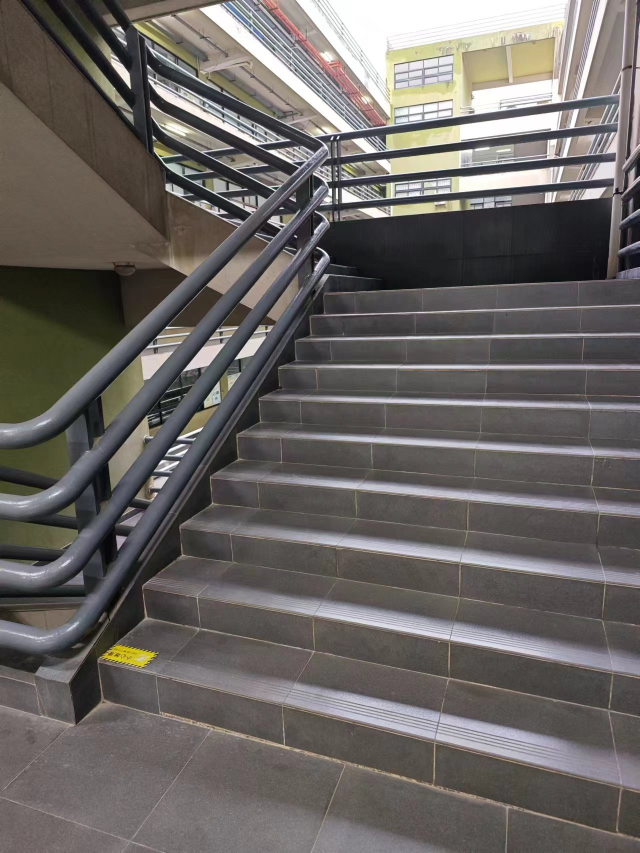
#> input picture sourcecode/masterdevice/import_img/stair2.jpg, 1279 x 1706 px, found by its file name (shown at 1/2 size)
$ python stairsDetector.py
#> lines starting #> are read from the running program, lines starting #| are printed output that depends on the picture
### sourcecode/masterdevice/PhytiumMasterProject202403/classes/yolov5v8.py
# -*- coding: utf-8 -*-
# yolov5v8.py
# 基于YOLOv8算法目标框，实现单目测距转换
# by Lawrence Leung 2024

import os
import cv2
import numpy as np
import onnxruntime
import time
from classes import coordination

# OpenImagesv7数据集的800个label classes，在此列出来
ClassesOpenImagesv7 = ['Accordion', 'Adhesive tape', 'Aircraft', 'Airplane', 'Alarm clock', 'Alpaca', 'Ambulance', 'Animal', 'Ant',
           'Antelope', 'Apple', 'Armadillo', 'Artichoke', 'Auto part', 'Axe', 'Backpack', 'Bagel', 'Baked goods',
           'Balance beam', 'Ball', 'Balloon', 'Banana', 'Band-aid', 'Banjo', 'Barge', 'Barrel', 'Baseball bat',
           'Baseball glove', 'Bat (Animal)', 'Bathroom accessory', 'Bathroom cabinet', 'Bathtub', 'Beaker', 'Bear',
           'Bed', 'Bee', 'Beehive', 'Beer', 'Beetle', 'Bell pepper', 'Belt', 'Bench', 'Bicycle', 'Bicycle helmet',
           'Bicycle wheel', 'Bidet', 'Billboard', 'Billiard table', 'Binoculars', 'Bird', 'Blender', 'Blue jay', 'Boat',
           'Bomb', 'Book', 'Bookcase', 'Boot', 'Bottle', 'Bottle opener', 'Bow and arrow', 'Bowl', 'Bowling equipment',
           'Box', 'Boy', 'Brassiere', 'Bread', 'Briefcase', 'Broccoli', 'Bronze sculpture', 'Brown bear', 'Building',
           'Bull', 'Burrito', 'Bus', 'Bust', 'Butterfly', 'Cabbage', 'Cabinetry', 'Cake', 'Cake stand', 'Calculator',
           'Camel', 'Camera', 'Can opener', 'Canary', 'Candle', 'Candy', 'Cannon', 'Canoe', 'Cantaloupe', 'Car',
           'Carnivore', 'Carrot', 'Cart', 'Cassette deck', 'Castle', 'Cat', 'Cat furniture', 'Caterpillar', 'Cattle',
                       'Ceiling fan', 'Cello', 'Centipede', 'Chainsaw', 'Chair', 'Cheese', 'Cheetah', 'Chest of drawers', 'Chicken',
                       'Chime', 'Chisel', 'Chopsticks', 'Christmas tree', 'Clock', 'Closet', 'Clothing', 'Coat', 'Cocktail',
                       'Cocktail shaker', 'Coconut', 'Coffee', 'Coffee cup', 'Coffee table', 'Coffeemaker', 'Coin', 'Common fig',
                       'Common sunflower', 'Computer keyboard', 'Computer monitor', 'Computer mouse', 'Container', 'Convenience store',
                       'Cookie', 'Cooking spray', 'Corded phone', 'Cosmetics', 'Couch', 'Countertop', 'Cowboy hat', 'Crab', 'Cream',
                       'Cricket ball', 'Crocodile', 'Croissant', 'Crown', 'Crutch', 'Cucumber', 'Cupboard', 'Curtain', 'Cutting board',
                       'Dagger', 'Dairy Product', 'Deer', 'Desk', 'Dessert', 'Diaper', 'Dice', 'Digital clock', 'Dinosaur',
                       'Dishwasher', 'Dog', 'Dog bed', 'Doll', 'Dolphin', 'Door', 'Door handle', 'Doughnut', 'Dragonfly', 'Drawer',
                       'Dress', 'Drill (Tool)', 'Drink', 'Drinking straw', 'Drum', 'Duck', 'Dumbbell', 'Eagle', 'Earrings',
                       'Egg (Food)', 'Elephant', 'Envelope', 'Eraser', 'Face powder', 'Facial tissue holder', 'Falcon',
                       'Fashion accessory', 'Fast food', 'Fax', 'Fedora', 'Filing cabinet', 'Fire hydrant', 'Fireplace', 'Fish',
                       'Flag', 'Flashlight', 'Flower', 'Flowerpot', 'Flute', 'Flying disc', 'Food', 'Food processor', 'Football',
                       'Football helmet', 'Footwear', 'Fork', 'Fountain', 'Fox', 'French fries', 'French horn', 'Frog', 'Fruit',
                       'Frying pan', 'Furniture', 'Garden Asparagus', 'Gas stove', 'Giraffe', 'Girl', 'Glasses', 'Glove', 'Goat',
                       'Goggles', 'Goldfish', 'Golf ball', 'Golf cart', 'Gondola', 'Goose', 'Grape', 'Grapefruit', 'Grinder',
                       'Guacamole', 'Guitar', 'Hair dryer', 'Hair spray', 'Hamburger', 'Hammer', 'Hamster', 'Hand dryer',
                       'Handbag', 'Handgun', 'Harbor seal', 'Harmonica', 'Harp', 'Harpsichord', 'Hat', 'Headphones', 'Heater',
                       'Hedgehog', 'Helicopter', 'Helmet', 'High heels', 'Hiking equipment', 'Hippopotamus', 'Home appliance',
                       'Honeycomb', 'Horizontal bar', 'Horse', 'Hot dog', 'House', 'Houseplant', 'Human arm', 'Human beard',
                       'Human body', 'Human ear', 'Human eye', 'Human face', 'Human foot', 'Human hair', 'Human hand', 'Human head',
                       'Human leg', 'Human mouth', 'Human nose', 'Humidifier', 'Ice cream', 'Indoor rower', 'Infant bed', 'Insect',
                       'Invertebrate', 'Ipod', 'Isopod', 'Jacket', 'Jacuzzi', 'Jaguar (Animal)', 'Jeans', 'Jellyfish', 'Jet ski',
                       'Jug', 'Juice', 'Kangaroo', 'Kettle', 'Kitchen & dining room table', 'Kitchen appliance', 'Kitchen knife',
                       'Kitchen utensil', 'Kitchenware', 'Kite', 'Knife', 'Koala', 'Ladder', 'Ladle', 'Ladybug', 'Lamp', 'Land vehicle',
                       'Lantern', 'Laptop', 'Lavender (Plant)', 'Lemon', 'Leopard', 'Light bulb', 'Light switch', 'Lighthouse',
                       'Lily', 'Limousine', 'Lion', 'Lipstick', 'Lizard', 'Lobster', 'Loveseat', 'Luggage and bags', 'Lynx', 'Magpie',
                       'Mammal', 'Man', 'Mango', 'Maple', 'Maracas', 'Marine invertebrates', 'Marine mammal', 'Measuring cup',
                       'Mechanical fan', 'Medical equipment', 'Microphone', 'Microwave oven', 'Milk', 'Miniskirt', 'Mirror',
                       'Missile', 'Mixer', 'Mixing bowl', 'Mobile phone', 'Monkey', 'Moths and butterflies', 'Motorcycle', 'Mouse',
                       'Muffin', 'Mug', 'Mule', 'Mushroom', 'Musical instrument', 'Musical keyboard', 'Nail (Construction)',
                       'Necklace', 'Nightstand', 'Oboe', 'Office building', 'Office supplies', 'Orange', 'Organ (Musical Instrument)',
                       'Ostrich', 'Otter', 'Oven', 'Owl', 'Oyster', 'Paddle', 'Palm tree', 'Pancake', 'Panda', 'Paper cutter',
                       'Paper towel', 'Parachute', 'Parking meter', 'Parrot', 'Pasta', 'Pastry', 'Peach', 'Pear', 'Pen', 'Pencil case',
                       'Pencil sharpener', 'Penguin', 'Perfume', 'Person', 'Personal care', 'Personal flotation device', 'Piano',
                       'Picnic basket', 'Picture frame', 'Pig', 'Pillow', 'Pineapple', 'Pitcher (Container)', 'Pizza', 'Pizza cutter',
                       'Plant', 'Plastic bag', 'Plate', 'Platter', 'Plumbing fixture', 'Polar bear', 'Pomegranate', 'Popcorn', 'Porch',
                       'Porcupine', 'Poster', 'Potato', 'Power plugs and sockets', 'Pressure cooker', 'Pretzel', 'Printer', 'Pumpkin',
                       'Punching bag', 'Rabbit', 'Raccoon', 'Racket', 'Radish', 'Ratchet (Device)', 'Raven', 'Rays and skates',
                       'Red panda', 'Refrigerator', 'Remote control', 'Reptile', 'Rhinoceros', 'Rifle', 'Ring binder', 'Rocket',
                       'Roller skates', 'Rose', 'Rugby ball', 'Ruler', 'Salad', 'Salt and pepper shakers', 'Sandal', 'Sandwich',
                       'Saucer', 'Saxophone', 'Scale', 'Scarf', 'Scissors', 'Scoreboard', 'Scorpion', 'Screwdriver', 'Sculpture',
                       'Sea lion', 'Sea turtle', 'Seafood', 'Seahorse', 'Seat belt', 'Segway', 'Serving tray', 'Sewing machine',
                       'Shark', 'Sheep', 'Shelf', 'Shellfish', 'Shirt', 'Shorts', 'Shotgun', 'Shower', 'Shrimp', 'Sink', 'Skateboard',
                       'Ski', 'Skirt', 'Skull', 'Skunk', 'Skyscraper', 'Slow cooker', 'Snack', 'Snail', 'Snake', 'Snowboard', 'Snowman',
                       'Snowmobile', 'Snowplow', 'Soap dispenser', 'Sock', 'Sofa bed', 'Sombrero', 'Sparrow', 'Spatula', 'Spice rack',
                       'Spider', 'Spoon', 'Sports equipment', 'Sports uniform', 'Squash (Plant)', 'Squid', 'Squirrel', 'Stairs',
                       'Stapler', 'Starfish', 'Stationary bicycle', 'Stethoscope', 'Stool', 'Stop sign', 'Strawberry', 'Street light',
                       'Stretcher', 'Studio couch', 'Submarine', 'Submarine sandwich', 'Suit', 'Suitcase', 'Sun hat', 'Sunglasses',
                       'Surfboard', 'Sushi', 'Swan', 'Swim cap', 'Swimming pool', 'Swimwear', 'Sword', 'Syringe', 'Table',
                       'Table tennis racket', 'Tablet computer', 'Tableware', 'Taco', 'Tank', 'Tap', 'Tart', 'Taxi', 'Tea',
                       'Teapot', 'Teddy bear', 'Telephone', 'Television', 'Tennis ball', 'Tennis racket', 'Tent', 'Tiara',
                       'Tick', 'Tie', 'Tiger', 'Tin can', 'Tire', 'Toaster', 'Toilet', 'Toilet paper', 'Tomato', 'Tool',
                       'Toothbrush', 'Torch', 'Tortoise', 'Towel', 'Tower', 'Toy', 'Traffic light', 'Traffic sign', 'Train',
                       'Training bench', 'Treadmill', 'Tree', 'Tree house', 'Tripod', 'Trombone', 'Trousers', 'Truck', 'Trumpet',
                       'Turkey', 'Turtle', 'Umbrella', 'Unicycle', 'Van', 'Vase', 'Vegetable', 'Vehicle', 'Vehicle registration plate',
                       'Violin', 'Volleyball (Ball)', 'Waffle', 'Waffle iron', 'Wall clock', 'Wardrobe', 'Washing machine',
                       'Waste container', 'Watch', 'Watercraft', 'Watermelon', 'Weapon', 'Whale', 'Wheel', 'Wheelchair', 'Whisk',
                       'Whiteboard', 'Willow', 'Window', 'Window blind', 'Wine', 'Wine glass', 'Wine rack', 'Winter melon', 'Wok',
                       'Woman', 'Wood-burning stove', 'Woodpecker', 'Worm', 'Wrench', 'Zebra', 'Zucchini']

# COCO80数据集的80个label classes
ClassesCOCO80 = ['person', 'bicycle', 'car', 'motorcycle', 'airplane', 'bus', 'train', 'truck', 'boat', 'traffic light',
           'fire hydrant', 'stop sign', 'parking meter', 'bench', 'bird', 'cat', 'dog', 'horse', 'sheep', 'cow',
           'elephant', 'bear', 'zebra', 'giraffe', 'backpack', 'umbrella', 'handbag', 'tie', 'suitcase', 'frisbee',
           'skis', 'snowboard', 'sports ball', 'kite', 'baseball bat', 'baseball glove', 'skateboard', 'surfboard',
           'tennis racket', 'bottle', 'wine glass', 'cup', 'fork', 'knife', 'spoon', 'bowl', 'banana', 'apple',
           'sandwich', 'orange', 'broccoli', 'carrot', 'hot dog', 'pizza', 'donut', 'cake', 'chair', 'couch',
           'potted plant', 'bed', 'dining table', 'toilet', 'tv', 'laptop', 'mouse', 'remote', 'keyboard', 'cell phone',
           'microwave', 'oven', 'toaster', 'sink', 'refrigerator', 'book', 'clock', 'vase', 'scissors', 'teddy bear',
           'hair drier', 'toothbrush']

# Haizhu数据集，共有50个 label classes
ClassesHAIZHU = ['Car', 'Wheel', 'Person', 'Motorcycle', 'Bicycle', 'Houseplant',
                 'zebraline', 'pillar', 'bollard', 'Plant', 'stairs', 'Tree', 'Clothing',
                 'Footwear', 'barrier', 'Building', 'Man', 'Vehicle registration plate',
                 'Woman', 'Bicycle wheel', 'Bus', 'cabinet', 'Land vehicle', 'Fire hydrant',
                 'Truck', 'Jeans', 'bus station', 'Umbrella', 'Bench', 'Van', 'Stairs',
                 'Traffic light', 'Traffic sign', 'Table', 'Chair', 'Human face', 'Poster',
                 'slope', 'Fast food', 'Plastic bag', 'Helmet', 'Bicycle helmet', 'Fruit',
                 'Handbag', 'Glasses', 'Camel', 'Dog', 'Door', 'Window', 'Flower']

# 通用类，可以同时支持输入YOLOv5和YOLOv8程序
class YOLOV5V8():
    # 构造函数
    # 输入：onnxpath，字符串，带有.onnx格式YOLOv8文件
    def __init__(self, onnxpath: object, isType='YOLOV8') -> object:
        self.onnx_session = onnxruntime.InferenceSession(onnxpath)  # ONNX框架的Session
        self.input_name = self.getInputName()
        self.output_name = self.getOutputName()
        self.coord_conversion = coordination.CoordConvertion()  # 内置距离推理模块
        self.map = coordination.LittleMap()     # 内置小地图
        self.conf_threshold = 0.5   # 置信度阈值
        self.iou_threshold = 0.5    # IOU阈值
        if isType == 'COCO80':
            self.CLASSES = ClassesCOCO80  # 使用YOLOv5的COCO80数据集
        elif isType == 'OpenImagesv7':
            self.CLASSES = ClassesOpenImagesv7  # 使用YOLOv8的OpenImagesv7数据集
        else:
            self.CLASSES = ClassesHAIZHU    # 使用自行训练的数据集模型

        cv2.namedWindow("Map", cv2.WINDOW_NORMAL)   # 创建“小地图”窗口

    # [97 lines left out: functions getInputName, getOutputName, getInputFeed, inference, normalpred, xywh_to_x1y1x2y2 and 1 more, not called in this run]

    # 功能函数
    def box_area(self, boxes):
        return (boxes[:, 2] - boxes[:, 0]) * (boxes[:, 3] - boxes[:, 1])

    # 功能函数
    # [105 lines left out: functions box_iou, draw, drawWithMap, drawWithMapOutput, not called in this run]

### sourcecode/masterdevice/PhytiumMasterProject202403/classes/stairsDetector.py
# stairsDetector.py
# 基于OpenCV机器视觉的楼梯检测程序
# by Lawrence Leung 2024
# 更新: 2024.5.4
# 最新更新Log：加上了能够输出楼梯数据的代码

import multiprocessing
import cv2
import numpy as np
import random
import matplotlib
matplotlib.use('QtAgg')
import matplotlib.pyplot as plt
from scipy.interpolate import UnivariateSpline
from scipy.interpolate import make_interp_spline
from scipy.signal import find_peaks
import os
from classes import yolov5v8


# 输入相对于当前脚本的位置，输出绝对位置
# 输入：filepath 相对目录位置字符串
# 输出：relative_path 绝对目录位置字符串
def toAbsolutePath(current_script_path, filepath):
    current_dir = os.path.dirname(os.path.abspath(current_script_path))  # 获取当前脚本的绝对路径
    relative_path = os.path.join(current_dir, filepath)
    return relative_path

# 连线检测器
class LineDetector:
    def __init__(self):
        # 固定随机数种子，以保证每次运行结果一致
        random.seed(42)

    # 完整的检测流程
    # 输入：1. image，for debug only
    # [183 lines left out: functions detectLines, processLinesWithinBox, processLinesWithinBoxOutputKOnly, calculateLineEquations, analysisFilterLinesAroundPeak, analysisInterceptDistribution, not called in this run]


# 楼梯检测器
class StairsDetector:

    # 构造函数
    # [328 lines left out: functions __init__, detectEdges, detectLines, detectLinesToImageEdge, drawLinesNumpy64, drawLines and 7 more, not called in this run]

#################################################### 功能函数
# 拉伸cv2图像
def ResizeImage(image, target_width, target_height):
    # 获取图像的宽度和高度
    height, width = image.shape[:2]
    # 根据拉伸比例进行拉伸
    resized_image = cv2.resize(image, (target_width, target_height))
    return resized_image

# [41 lines left out: functions isOverLap, processDetectionResults, not called in this run]


# 主程序，for debug only
if __name__ == "__main__":
    imagePath = "/home/lawrence/Desktop/stair2.jpg"
    image = cv2.imread(imagePath)
#> image is the input picture: shape (1706, 1279, 3); mean B, G, R 98.7, 101.3, 105.7
    image = ResizeImage(image, 640, 640)
#> in ResizeImage, `resized_image = cv2.resize(image, (target_width, target_height))`:
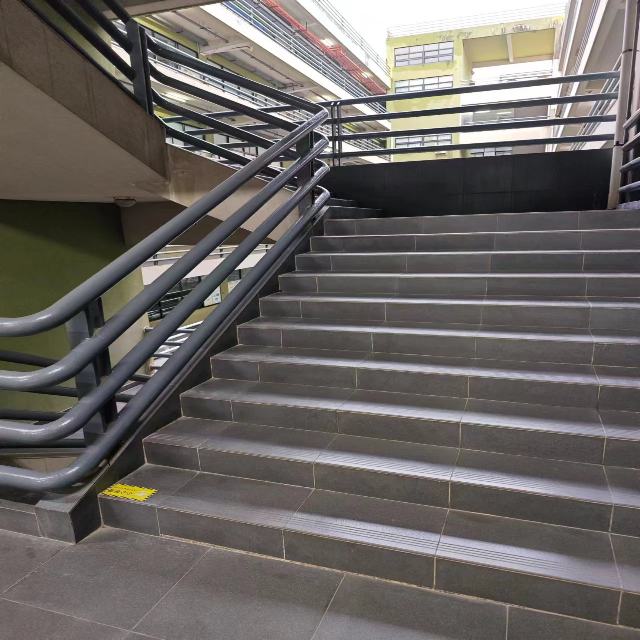
#> resized_image: shape (640, 640, 3); mean B, G, R 98.6, 101.2, 105.6

    # 初始化
    current_script_path = os.path.abspath(__file__)  # 当前python脚本目录，后续迁移可以不需要改动
    stairsmodel_path = toAbsolutePath(current_script_path, "../models/haizhuv8nint8.onnx")  # 相对当前脚本位置
    stairsobject_detector = yolov5v8.YOLOV5V8(stairsmodel_path, isType='TEST')  # 创建一个YOLOv8n对象
#> (the run stopped early here; a loop or call above may not have finished)

$ run again, with sourcecode/masterdevice/import_img/stair3.jpg copied over sourcecode/masterdevice/import_img/stair2.jpg
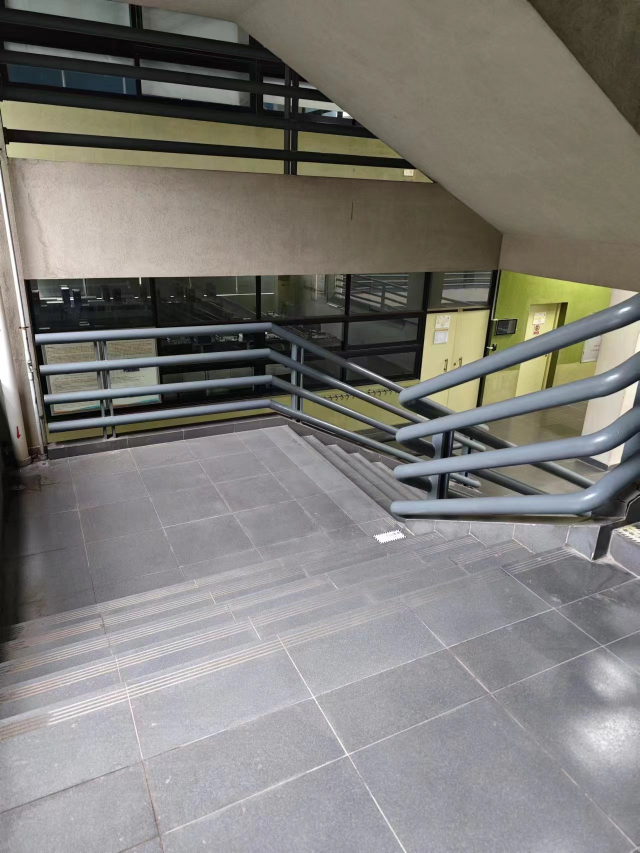
#> input picture sourcecode/masterdevice/import_img/stair3.jpg, 1279 x 1706 px, found by its file name (shown at 1/2 size)
#> image is the input picture: shape (1706, 1279, 3); mean B, G, R 120.9, 125.2, 127.2
#> in ResizeImage, `resized_image = cv2.resize(image, (target_width, target_height))`:
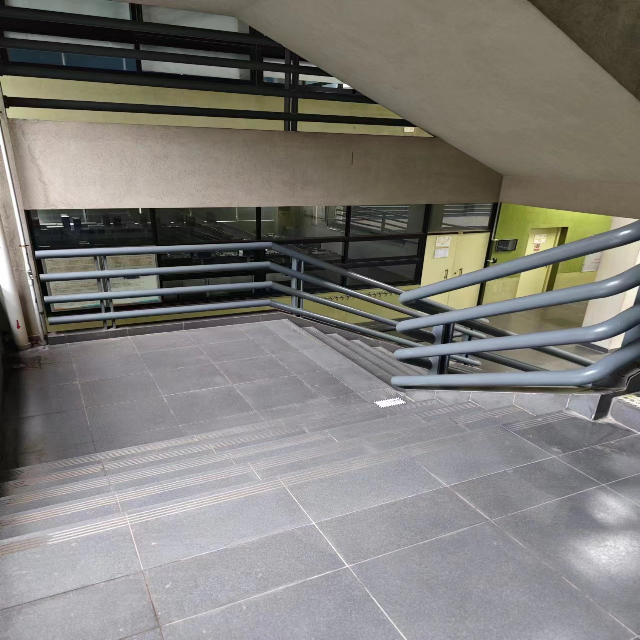
#> resized_image: shape (640, 640, 3); mean B, G, R 120.8, 125, 127.1

$ run again, with sourcecode/masterdevice/import_img/long1.jpg copied over sourcecode/masterdevice/import_img/stair2.jpg
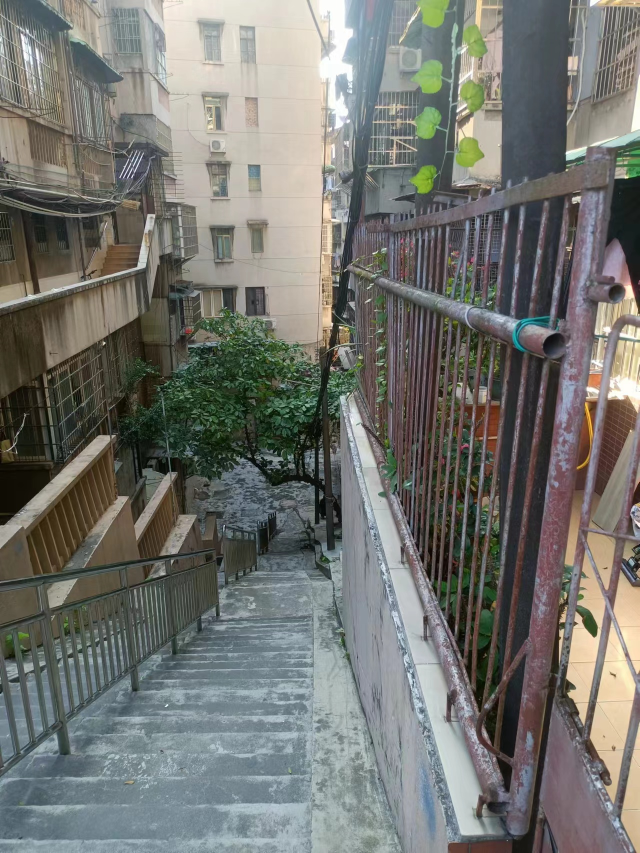
#> input picture sourcecode/masterdevice/import_img/long1.jpg, 1279 x 1706 px, found by its file name (shown at 1/2 size)
#> image is the input picture: shape (1706, 1279, 3); mean B, G, R 111.3, 116.2, 115.2
#> in ResizeImage, `resized_image = cv2.resize(image, (target_width, target_height))`:
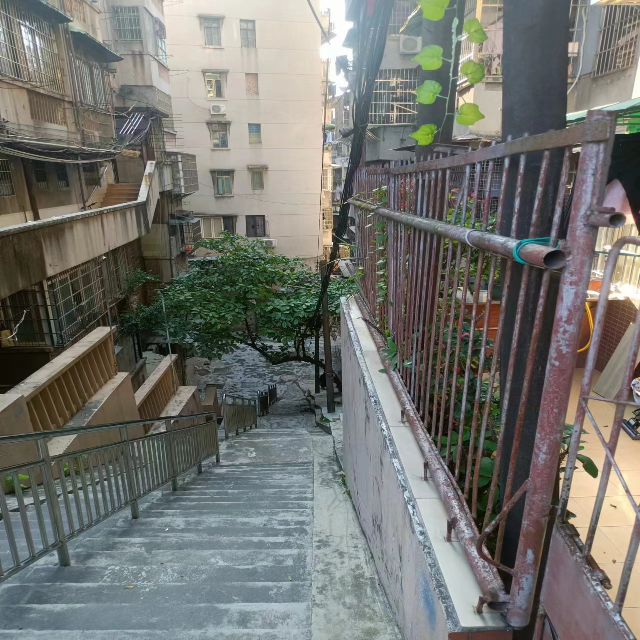
#> resized_image: shape (640, 640, 3); mean B, G, R 111.2, 116.1, 115.1

$ run again, with sourcecode/masterdevice/import_img/long2.jpg copied over sourcecode/masterdevice/import_img/stair2.jpg
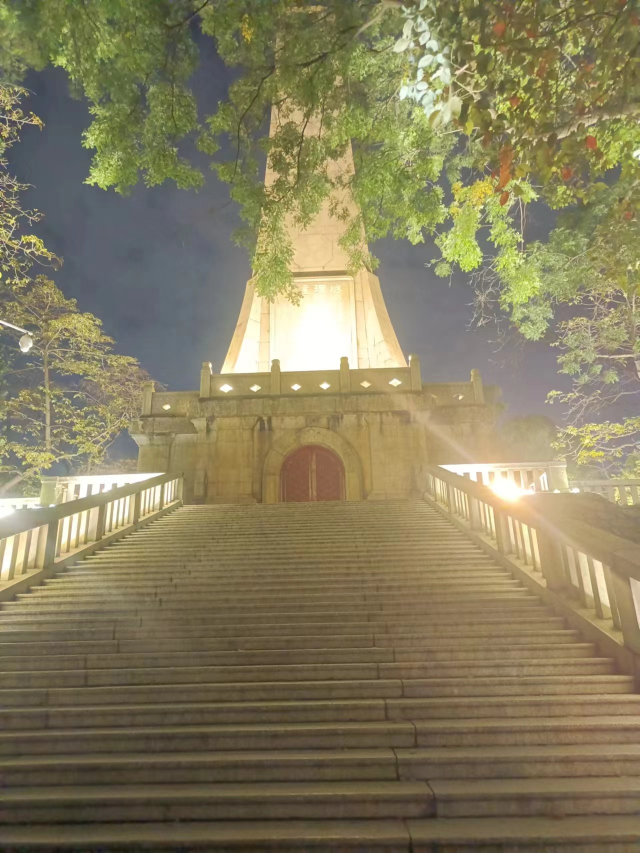
#> input picture sourcecode/masterdevice/import_img/long2.jpg, 1279 x 1706 px, found by its file name (shown at 1/2 size)
#> image is the input picture: shape (1706, 1279, 3); mean B, G, R 93.7, 125.1, 133.7
#> in ResizeImage, `resized_image = cv2.resize(image, (target_width, target_height))`:
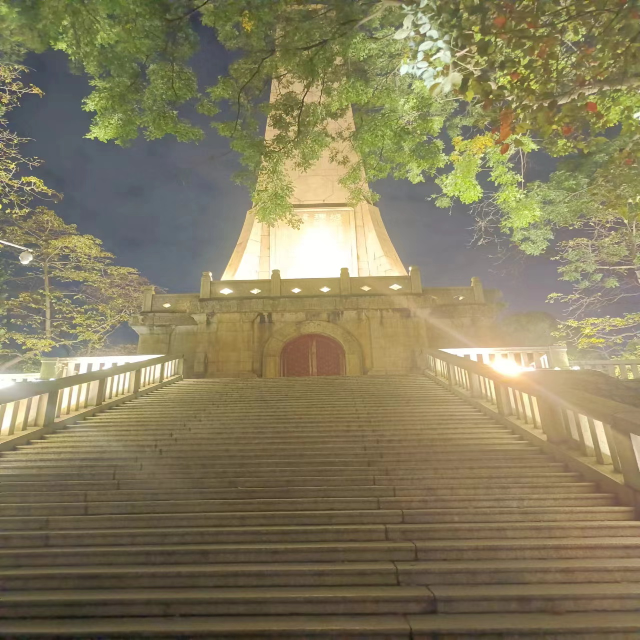
#> resized_image: shape (640, 640, 3); mean B, G, R 93.6, 125, 133.6
